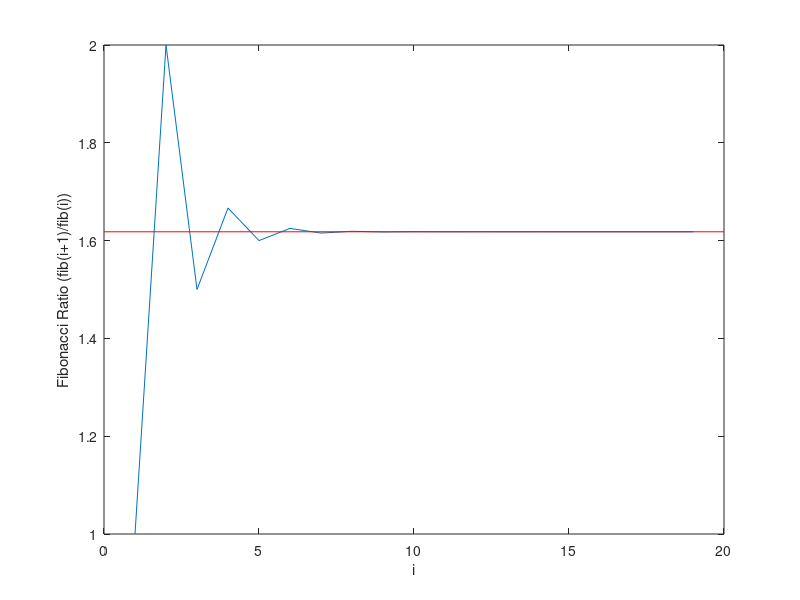

This figure's MATLAB source:
%% Define to arrays containing: x = i values from 1 to 25 // y = Fibonacci numbers up to 25

x = [1:20];
y = zeros(1,20);

y(1) = 1;
y(2) = 1;

for i=3:20;
  y(i) = y(i-1) + y(i-2);
end

%% Generate a new array with the ratios of the Fibonacci numbers

new_y = zeros(1,19);

for i=1:19;
  new_y(i) = y(i+1)/y(i);
end

%% plot the figure:
myfig = figure()
plot(new_y);

hold on

gr = 1.61803398875;
plot([0,20], [gr,gr], 'r')

xlabel('i')
ylabel('Fibonacci Ratio (fib(i+1)/fib(i))')

saveas(myfig, './plots/fib_ratio_golden.png')
